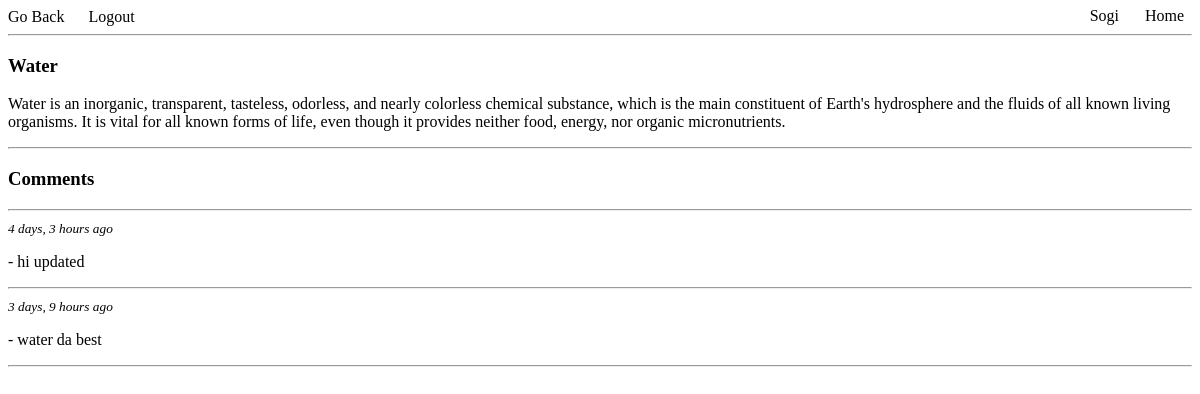
The app's page /blog/1 (signed in) with its own data.
### base/models.py (models this page shows)
class Post(models.Model):
    author = models.ForeignKey(User, on_delete=models.CASCADE)
    title = models.CharField(max_length=255)
    content = models.TextField()
    created = models.DateTimeField(auto_now=True)
    updated = models.DateTimeField(auto_now_add=True)
    class Meta:
        ordering = ['-created', '-updated']
    def __str__(self) -> str:
        return self.title

class Comment(models.Model):
    post = models.ForeignKey(Post, on_delete=models.CASCADE)
    body = models.TextField()
    created = models.DateTimeField(auto_now=True)
    updated = models.DateTimeField(auto_now_add=True)
    class Meta:
        ordering = ['-created', '-updated']
    def __str__(self) -> str:
        return self.body

### base/views.py (the view)
# urls.py: path('blog/<str:id>', views.blog_detail, name="blog_detail"),
def blog_detail(request, id):
    post = Post.objects.get(id=id)
    comments = post.comment_set.all()
    context = {'post': post, 'comments': comments}
    return render(request, 'base/blog_detail.html', context)

### base/templates/base/blog_detail.html
{% extends "base/main.html" %}
{% block content %}
    <h3>{{post}}</h3>
    <p>{{post.content}}</p>
    <hr>
    <h3>Comments</h3>
    <hr>
    {% for comment in comments %}
      <small><em>{{comment.updated|timesince}} ago</em></small>
      <p>- {{comment}}</p>
      <hr>
    {% endfor %}
{% endblock content %}

### base/templates/base/navbar.html
<nav id="topnav">
    <a class="nav-link" href="{{request.META.HTTP_REFERER}}">Go Back</a>
    {% if user.is_authenticated %}
    <a class="nav-link" href="{% url 'logout' %}" style="margin-left: 20px;">Logout</a>
    {% else %}
    <a class="nav-link" href="{% url 'login' %}" style="margin-left: 20px;">Login</a>
    {% endif %}
    <a id="about" class="nav-link" href="{% url 'home' %}" style="margin-right: 65px;">{{user|capfirst}}</a>
    <a id="about" class="nav-link" href="{% url 'home' %}">Home</a>
</nav>

### base/templates/base/main.html (style rules this page uses)
.nav-link { display: inline-block; color: rgb(0, 0, 0); text-align: center; line-height: 3%px; text-decoration: none; }
#about { position: absolute; top: 7px; right: 16px; display: inline-block; }

### records on screen
Post: title "Water", content "Water is an inorganic, transparent, tasteless, odorless, and nearly colorless chemical substance, which is the main constituent of Earth's hydrosphere and the fluids of all known living organisms. It is vital for all known forms of life, even though it provides neither food, energy, nor organic micronutrients."
Comment: updated "4 days, 3 hours", body "hi updated"
Comment: updated "3 days, 9 hours", body "water da best"

### other values on screen
{{ user|capfirst }} "Sogi"
